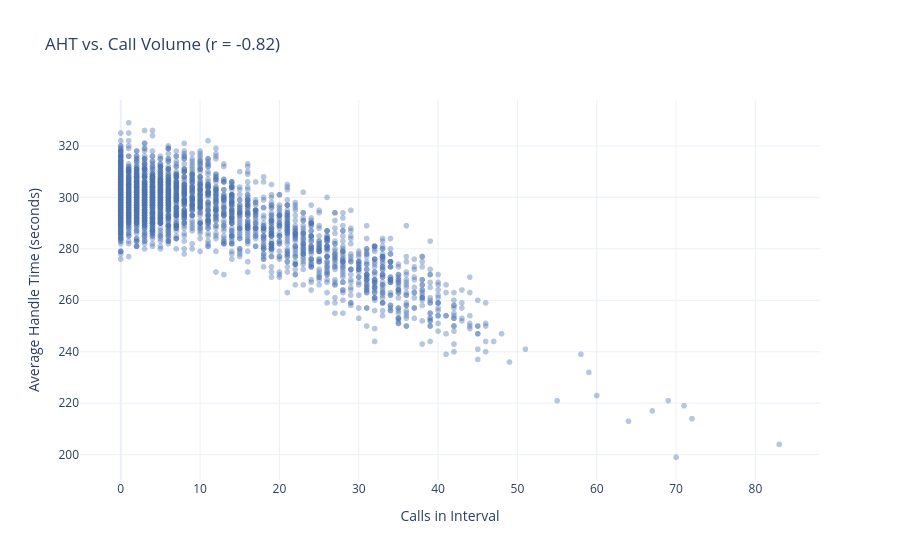

Notebook cell for this chart:
### Markdown cell above
### Does Handle Time Really Drop Under Load?

The generating process was designed so that `aht_seconds` dips when `calls` is high in the same interval. Since this is a claim about the *relationship* between two variables, a scatter plot (plus the correlation coefficient) is the natural check.

The correlation coefficient used here is Pearson's $r$:

$$
r = \frac{\sum_i (x_i - \bar{x})(y_i - \bar{y})}{\sqrt{\sum_i (x_i - \bar{x})^2} \sqrt{\sum_i (y_i - \bar{y})^2}}
$$

which ranges from $-1$ (perfect negative relationship) to $+1$ (perfect positive relationship), with $0$ meaning no linear relationship at all.

### Code cell
sample = intraday.sample(3000, random_state=42)
r = sample['calls'].corr(sample['aht_seconds'])

fig = px.scatter(
    sample, x='calls', y='aht_seconds', template='plotly_white',
    opacity=0.4, color_discrete_sequence=['#4C72B0'],
    title=f'AHT vs. Call Volume (r = {r:.2f})'
)
fig.update_xaxes(title='Calls in Interval')
fig.update_yaxes(title='Average Handle Time (seconds)')
fig.write_image("plots/26_does_handle_time_really_drop_under_load.png", scale=2)
fig.show()

### Figure 1 — Plotly figure (JSON) as saved in the notebook; plotly's stock layout.template omitted (floating-point values rounded to 4 significant figures; data arrays with more than 128 entries replaced by an {"elided": "..."} marker saying what was removed)
{"data": [{"hovertemplate": "calls=%{x}<br>aht_seconds=%{y}<extra></extra>", "legendgroup": "", "marker": {"color": "#4C72B0", "opacity": 0.4, "symbol": "circle"}, "mode": "markers", "name": "", "showlegend": false, "type": "scattergl", "x": {"elided": "3000 int values"}, "xaxis": "x", "y": {"elided": "3000 int values"}, "yaxis": "y"}], "layout": {"legend": {"tracegroupgap": 0}, "title": {"text": "AHT vs. Call Volume (r = -0.82)"}, "xaxis": {"anchor": "y", "domain": [0.0, 1.0], "title": {"text": "Calls in Interval"}}, "yaxis": {"anchor": "x", "domain": [0.0, 1.0], "title": {"text": "Average Handle Time (seconds)"}}}}
